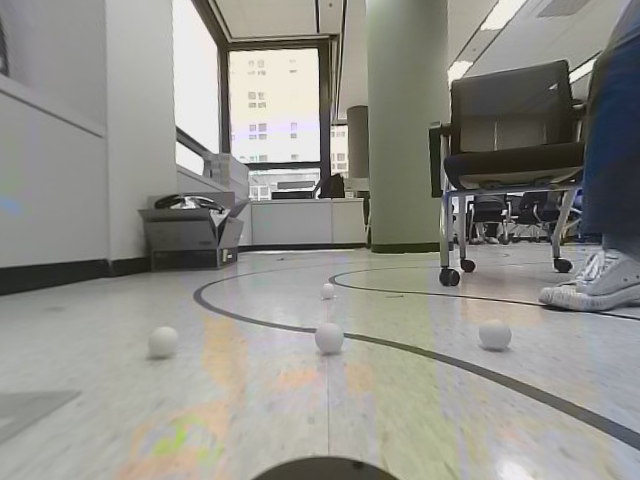
#> input picture image_undist3.png, 640 x 480 px
$ python image_intrinsic_calibrate.py   (older library calls are emulated)
#> lines starting #> are read from the running program, lines starting #| are printed output that depends on the picture; after the words box and inside, x2 and y2 are one past the last pixel; in counts of white or black regions, pixels touching at a corner belong together
import cv2
import numpy as np
import math
import matplotlib.pyplot as plt

# [54 lines left out: functions get_2dmap, background, calibration, not called in this run]

camera_matrix = np.array( [[348.26309945, 0., 332.530534],
                            [0., 347.36040435, 238.04691592],
                            [0., 0., 1.]])
dist_coeffs = np.array([-0.363409, 0.199566, -4.7e-05, -0.000814, -0.069992])

image = cv2.imread("image_undist3.png", cv2.IMREAD_COLOR)
#> image is the input picture: shape (480, 640, 3); mean B, G, R 137.8, 144, 144.7
boxes = [[0.514844, 0.705208, 0.045312, 0.068750],
        [0.511719, 0.606250, 0.023438, 0.033333],
        [0.774219, 0.697917, 0.051562, 0.066667],
        [0.255469, 0.712500, 0.048438, 0.066667]]
dis = []

for i, box in enumerate(boxes):
    center_x, center_y, width, height = box[0], box[1], box[2], box[3]
    center_x *= 640
    center_y *= 480
    width *= 640/2
    height *= 480/2
    # [6 lines of commented-out code are left out]

    xmin = int(center_x-width)
    ymin = int(center_y-height)
    xmax = int(center_x+width)
    ymax = int(center_y+height)

    # print(xmin, ymin,xmax, ymax)

    CAMERA_HEIGHT = 0.1475
    FOVh = (135.4-42)/2

    cv2.rectangle(image, (xmin, ymin), (xmax, ymax), (0,0,255), 1)
    cv2.putText(image, f"{i}", (xmin, ymin), 1, 1, (0,0,0), 2)
    # cv2.imshow("image_undist", image_undist)
    # cv2.waitKey(0)

    x_center = (xmin+xmax)/2
    y_norm = (ymax - camera_matrix[1][2]) / camera_matrix[1][1]
    deltax = (x_center - width/2)
    azimuth = FOVh - (deltax/320*FOVh)

    dz = (1 * CAMERA_HEIGHT / y_norm * 100)
    dx = dz * math.tan(math.pi*(azimuth/180))
    if deltax > 0:
        dx *= -1
    d = dz / math.cos(math.pi * (azimuth/180))
    if azimuth < 0:
        azimuth *= -1

    # [11 lines of commented-out code are left out]

    t = (dx,dz)
    dis.append(t)
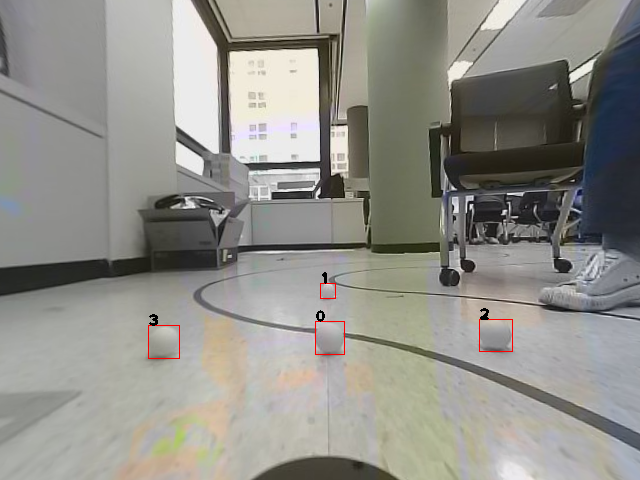
#> image: shape (480, 640, 3); 0.21% of pixels changed, all inside (x1, y1, x2, y2) = (148, 272, 513, 359)
#> after the loop, dis = [(0.253, 44.19), (0.816, 85.46), (20.58, 45.36), (-18.99, 42.71)]


# [6 lines of commented-out code are left out]
mask = cv2.imread("mask.png")
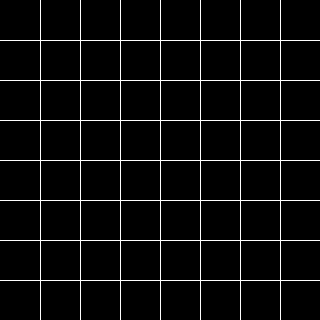
#> input picture mask.png, 320 x 320 px
#> mask is the input picture: shape (320, 320, 3); values 0 (black) and 100 (white), 4.3% white in thin lines or dots

cv2.imwrite("mask.png", mask)

for list in dis:
    x = round(list[0]) + 160
    # x += abs(160-x)*3
    if x >= 160:
        x += -(160-x) * 3
    else:
        x += (x-160) * 3
    # y = 320 - round(list[1])
    # y -= (320 - (320 - round(list[1])))
    y = 320 - round(list[1]) * 2

    cv2.circle(mask, (int(x),int(y)), 10, (255, 255, 255), -1)
    cv2.putText(mask, f"({int(list[0])}, {int(list[1])})", (int(x - 20),int(y + 30)), 1, 1, (255, 255, 255), 1)
#> this loop made 4 passes
#> (list, x, y) on passes 1 to 4: ((0.253, 44.19), 160, 232), ((0.816, 85.46), 164, 150), ((20.58, 45.36), 244, 230), ((-18.99, 42.71), 84, 234)
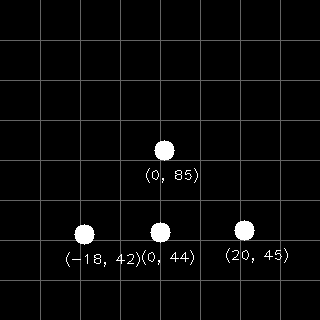
#> mask: shape (320, 320, 3); 1.7% of pixels changed, all inside (x1, y1, x2, y2) = (66, 140, 288, 267)

cv2.imshow("mask",mask)
cv2.imshow("image_undist3", image)
cv2.waitKey(0)
